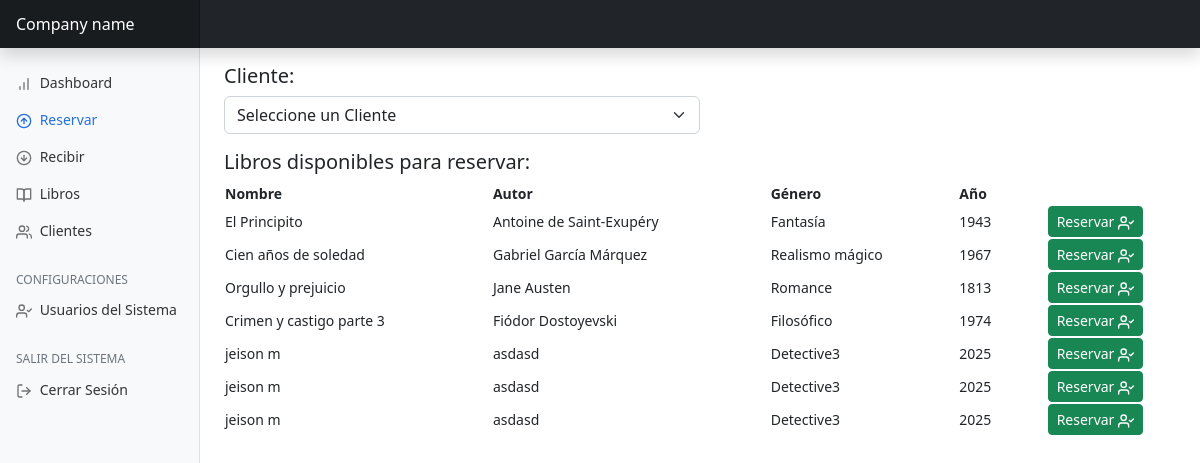
Screenshot of /pages/reservar.php (signed in) with the database file from the repository.
### tables this page shows
CREATE TABLE `libro` (
  `id` int(11) NOT NULL,
  `codigo` varchar(128) DEFAULT NULL,
  `nombre` varchar(256) NOT NULL,
  `autor` varchar(128) NOT NULL,
  `genero` varchar(64) NOT NULL,
  `anno` varchar(4) NOT NULL,
  `fecha_creacion` datetime NOT NULL DEFAULT current_timestamp(),
  `estado` tinyint(1) NOT NULL DEFAULT 1 COMMENT '0=inactivo, 1=disponible, 2=reservado'
);

### pages/reservar.php (the view, shortened to what this page needs)
<?php
require '../system/session.php';
require '../layout/header.php';
?>
<div class="mt-3">
    <div class="mb-3 col-12 col-md-6">
        <h5>Cliente:</h5>
        <select class="form-select" id="cliente">
            <option value="0" disabled selected>Seleccione un Cliente</option>
        </select>
    </div>
    <div>
        <h5>Libros disponibles para reservar:</h5>
        <div class="table-responsive">
            <table id="tablaLibros" class="display w-100">
                <thead>
                    <tr>
                        <th>Nombre</th>
                        <th>Autor</th>
                        <th>Género</th>
                        <th>Año</th>
                        <th></th>
                    </tr>
                </thead>
                <tbody>
                    <?php
                    $resultado = mysqli_query($conn, "SELECT id, nombre, autor, genero, anno FROM libro WHERE estado = 1");
                    while ($row = mysqli_fetch_assoc($resultado)) {
                        echo "<tr id='libro-{$row['id']}'>
                                <td>{$row['nombre']}</td>
                                <td>{$row['autor']}</td>
                                <td>{$row['genero']}</td>
                                <td>{$row['anno']}</td>
                                <td class='text-center'>
                                    <button class='btn btn-sm btn-success' onclick='mostrarFechaReservacion({$row['id']})'>Reservar <span data-feather=\"user-check\" class=\"align-text-bottom\"></span></button>
                                </td>
                              </tr>";
                    }
                    ?>
                </tbody>
            </table>
        </div>
    </div>
</div>
<?php
require '../layout/footer.php';
?>

### css/dashboard.css (style rules this page uses)
body { font-size: .875rem; }
.feather { width: 16px; height: 16px; }

### rows the page displays
libro: nombre "El Principito", autor "Antoine de Saint-Exupéry", genero "Fantasía", anno "1943"
libro: nombre "Cien años de soledad", autor "Gabriel García Márquez", genero "Realismo mágico", anno "1967"
libro: nombre "Orgullo y prejuicio", autor "Jane Austen", genero "Romance", anno "1813"
libro: nombre "Crimen y castigo parte 3", autor "Fiódor Dostoyevski", genero "Filosófico", anno "1974"
libro: nombre "jeison m", autor "asdasd", genero "Detective3", anno "2025"
libro: nombre "jeison m", autor "asdasd", genero "Detective3", anno "2025"
libro: nombre "jeison m", autor "asdasd", genero "Detective3", anno "2025"
